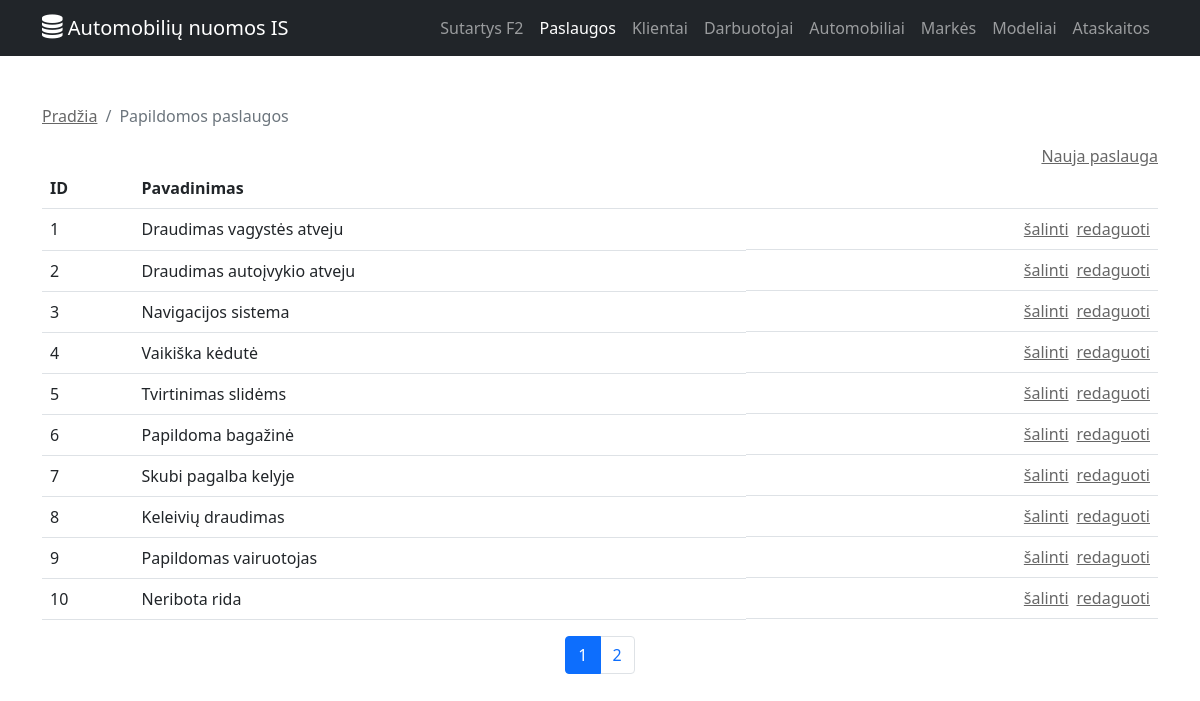
The page /index.php?module=service&action=list on the database its author committed.
### tables this page shows
CREATE TABLE `pavyzdys_paslaugos` (
  `id` int(11) NOT NULL,
  `pavadinimas` varchar(40) NOT NULL,
  `aprasymas` varchar(300) DEFAULT NULL
);

### controls/service/service_list.php (called while the page is built, shortened)
<?php
$servicesObj = new services();
$elementCount = $servicesObj->getServicesListCount();
$paging = new paging(config::NUMBER_OF_ROWS_IN_PAGE);
$paging->process($elementCount, $pageId);
$data = $servicesObj->getServicesList($paging->size, $paging->first);
include "templates/{$module}/{$module}_list.tpl.php";
?>

### index.php (called while the page is built, shortened)
<?php
	include 'utils/mysql.class.php';
	include 'utils/paging.class.php';
	include 'libraries/services.class.php';
	if(isset($_GET['module'])) {
		$module = mysql::escapeFieldForSQL($_GET['module']);
	}
	include 'templates/main.tpl.php';
?>

### utils/mysql.class.php (called while the page is built, shortened)
<?php
class mysql
{
    protected static $connection;
    public static function connect()
    {
        if (!isset(self::$connection)) {
            self::$connection = new mysqli(config::DB_SERVER, config::DB_USERNAME, config::DB_PASSWORD, config::DB_NAME);
        }
        return self::$connection;
    }
    public static function query($query)
    {
        try {
            $result = self::$connection->query($query);
            return $result;
        } catch (Exception $e) {
            die($e->getMessage());
        }
    }
    public static function select($query)
    {
		$rows = array();
        $result = mysql::query($query);
        while ($row = $result->fetch_assoc()) {
            $rows[] = $row;
        }
        return $rows;
    }
	public static function escapeFieldForSQL($field) {
		return mysqli_real_escape_string(self::$connection, $field . '');
	}
}

### utils/paging.class.php (called while the page is built, shortened)
<?php
class paging {
	public $size;
	public function __construct($rowsPerPage) {
		$this->size = $rowsPerPage;
	}
	public function process($total, $currentPage) {
		$this->first = ($currentPage - 1) * $this->size;
	}
}
?>

### libraries/services.class.php (called while the page is built, shortened)
<?php
class services {
	private $paslaugos_lentele = '';
	public function __construct() {
		$this->paslaugos_lentele = config::DB_PREFIX . 'paslaugos';
	}
	public function getServicesList($limit = null, $offset = null) {
		if($limit) {
			$limit = mysql::escapeFieldForSQL($limit);
		}
		$limitOffsetString = "";
		if(isset($limit)) {
			$limitOffsetString .= " LIMIT {$limit}";
		}
		if(isset($offset)) {
			$limitOffsetString .= " OFFSET {$offset}";
		}
		$query = "SELECT *
				FROM `{$this->paslaugos_lentele}`
				{$limitOffsetString}";
		$data = mysql::select($query);
		return $data;
	}
}

### templates/service/service_list.tpl.php (the view, shortened to what this page needs)
<?php
	include 'templates/common/breadcrumb.tpl.php';
?>
<div class="d-flex flex-row-reverse gap-3">
	<a href='index.php?module=<?php echo $module; ?>&action=create'>Nauja paslauga</a>
</div>
<table class="table">
	<tr>
		<th>ID</th>
		<th>Pavadinimas</th>
		<th></th>
	</tr>
	<?php
		foreach($data as $key => $val) {
			echo
				"<tr>"
					. "<td>{$val['id']}</td>"
					. "<td>{$val['pavadinimas']}</td>"
					. "<td class='d-flex flex-row-reverse gap-2'>"
						. "<a href='index.php?module={$module}&action=edit&id={$val['id']}'>redaguoti</a>"
						. "<a href='#' onclick='showConfirmDialog(\"{$module}\", \"{$val['id']}\"); return false;'>šalinti</a>&nbsp;"
					. "</td>"
				. "</tr>";
		}
	?>
</table>
<?php
	include 'templates/common/paging.tpl.php';
?>

### style/custom.css (style rules this page uses)
html, body { height:100%; }
a { color: rgba(0,0,0,0.6); }

### rows shown on the page
pavyzdys_paslaugos: id "1", pavadinimas "Draudimas vagystės atveju"
pavyzdys_paslaugos: id "2", pavadinimas "Draudimas autoįvykio atveju"
pavyzdys_paslaugos: id "3", pavadinimas "Navigacijos sistema"
pavyzdys_paslaugos: id "4", pavadinimas "Vaikiška kėdutė"
pavyzdys_paslaugos: id "5", pavadinimas "Tvirtinimas slidėms"
pavyzdys_paslaugos: id "6", pavadinimas "Papildoma bagažinė"
pavyzdys_paslaugos: id "7", pavadinimas "Skubi pagalba kelyje"
pavyzdys_paslaugos: id "8", pavadinimas "Keleivių draudimas"
pavyzdys_paslaugos: id "9", pavadinimas "Papildomas vairuotojas"
pavyzdys_paslaugos: id "10", pavadinimas "Neribota rida"

### other values the page prints
$item['title'] "Pradžia"
$item['title'] "Papildomos paslaugos"
$value['page'] "1"
$value['page'] "2"
